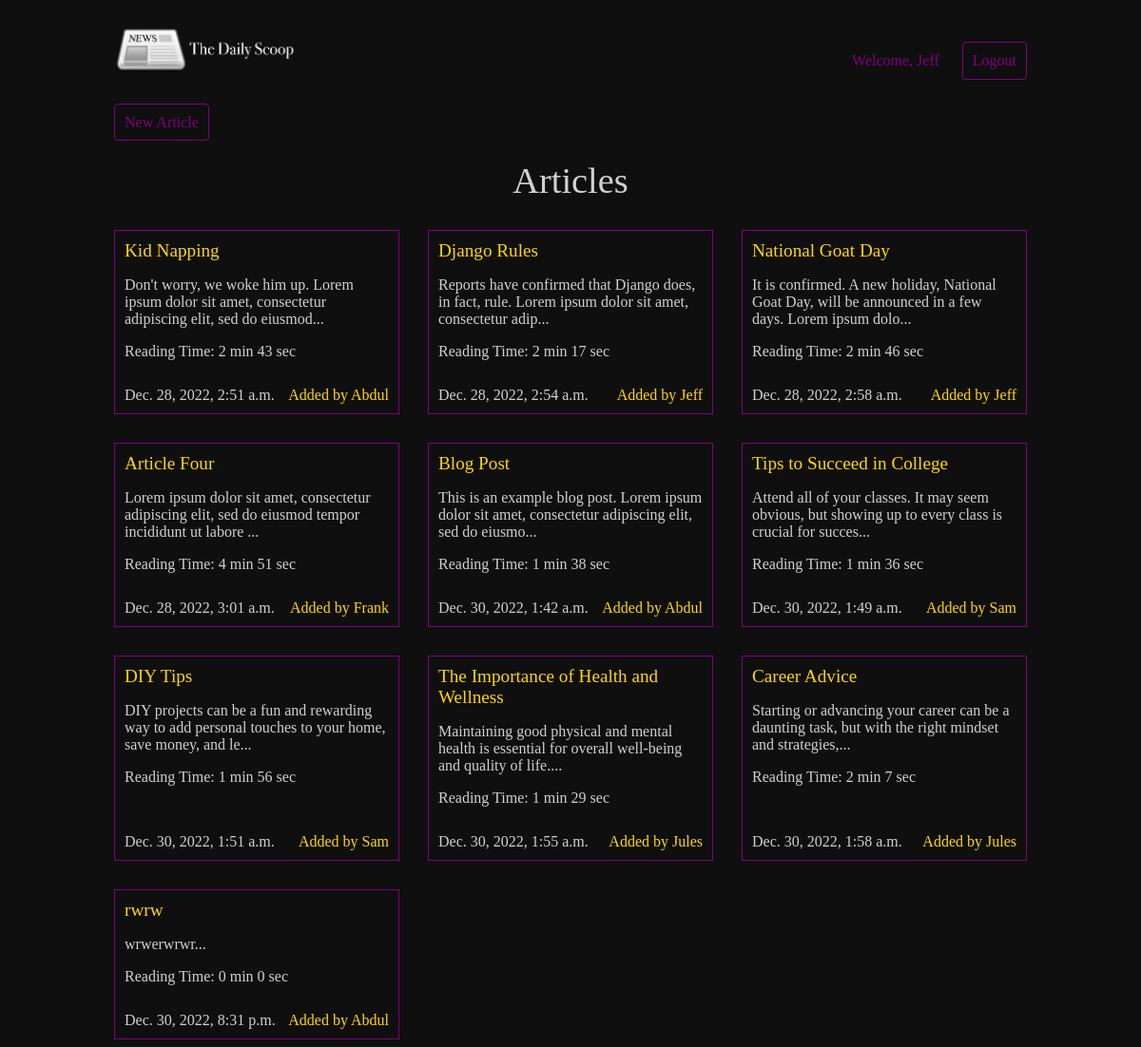
Screenshot of /articles/ (signed in) with the database file from the repository.
### articles/models.py (models this page shows, shortened)
class Article(models.Model):
  title = models.CharField(max_length=128)
  slug = models.SlugField(max_length=128)
  body = models.TextField()
  date = models.DateTimeField(auto_now_add=True)
  thumbnail = models.ImageField(default='default.png', blank=True)
  author = models.ForeignKey(User, default=None, on_delete=models.SET_DEFAULT)
  wordCount = models.IntegerField(default=0)
  def snippet(self):
    return self.body[:100] + "..."
  def readingTime(self):
    time = int(self.wordCount / 238 * 60)
    minutes = time // 60
    seconds = time % 60
    return f"{minutes} min {seconds} sec"

### articles/views.py (the view)
# urls.py: path('', views.article_list, name='list'), #home page of the articles app
def article_list(req):
  articles = Article.objects.all().order_by('date')
  return render(req, 'articles/article_list.html', {'articles': articles})

### articles/templates/articles/article_list.html
{% extends 'base.html' %}
{% block content %}
<div><a href="{% url 'articles:create' %}" class="highlight">New Article</a></div>
<h1>Articles</h1>
<div class="articles">
  {% for article in articles %}
  <div class="article">
    <h2><a class="title" href="{% url 'articles:detail' slug=article.slug%}">{{ article.title }}</a></h2>
    <p>{{ article.snippet }}</p>
    <p class="date">{{ article.date }}</p>
    <p class="time">Reading Time: {{ article.readingTime }}</p>
    <p class="author">Added by {{ article.author.username }}</p>
  </div>
  {% endfor %}
</div>
{% endblock %}

### templates/base.html (shortened to what this page needs)
{% load static %}
<!DOCTYPE html>
<html>
  <head>
    <link rel="stylesheet" href="{% static 'style.css' %}">
  </head>
  <body>
    <header class="wrapper">
      <h1><a href="{% url 'home' %}"><img src="{% static 'logo.png' %}" style="width: 40%;"></a></h1>
      <nav>
        <ul>
          {% if user.is_authenticated %}
          <li><span>Welcome, {{ user.username }}</span></li>
          <li>
            <form class="logout-link" action="{% url 'accounts:logout' %}" method="post">
              <button type="submit">Logout</button>
            </form>
          </li>
          {% else %}
            <li><a href="{% url 'accounts:login' %}">Login</a></li>
            <li><a href="{% url 'accounts:signup' %}">Sign Up</a></li>
          {% endif %}
        </ul>
      </nav>
    </header>
    <div class="wrapper">
      {% block content %}
      {% endblock %}
    </div>
  </body>
</html>

### assets/style.css (style rules this page uses)
body { background-color: #0f0f0f; background-repeat: no-repeat; color: rgb(208, 208, 208); }
body * { font-family: Ubuntu; }
h1, h2, h3, h4, h5 { font-weight: normal; margin: 0; }
a, a:visited { color: purple; text-decoration: none; }
a.title { color:gold; }
.wrapper { max-width: 960px; margin: 0 auto; }
div.wrapper h1 { text-align: center; margin: 30px auto; font-size: 2.4em; }
header { display: grid; grid-template-columns: 1fr 1fr; padding: 20px 0; }
nav { justify-self: end; color: purple; }
nav li { display: inline-block; margin-left: 20px }
nav button { background: none; color: purple; cursor: pointer; font-size: 1em; border: 1px solid purple; padding: 10px; border-radius: 4px; }
.articles { display: grid; grid-template-columns: 1fr 1fr 1fr; grid-gap: 30px; }
.article { padding: 10px; border: 1px solid purple; position: relative; padding-bottom: 40px; }
.article h2 { font-size: 1.2em; color: gold }
.article .date { padding: 10px; position: absolute; left: 0; bottom: 0; margin: 0; }
.article .author { padding: 10px; position: absolute; right: 0; bottom: 0; margin: 0; color: gold; }
a.highlight { border: 1px solid; padding: 10px; border-radius: 4px; }

### rows the page displays
Article: title "Kid Napping", snippet "Don't worry, we woke him up. Lorem ipsum dolor sit amet, consectetur adipiscing elit, sed do eiusmod...", date "Dec. 28, 2022, 2:51 a.m.", readingTime "2 min 43 sec", author.username "Abdul"
Article: title "Django Rules", snippet "Reports have confirmed that Django does, in fact, rule. Lorem ipsum dolor sit amet, consectetur adip...", date "Dec. 28, 2022, 2:54 a.m.", readingTime "2 min 17 sec", author.username "Jeff"
Article: title "National Goat Day", snippet "It is confirmed. A new holiday, National Goat Day, will be announced in a few days. Lorem ipsum dolo...", date "Dec. 28, 2022, 2:58 a.m.", readingTime "2 min 46 sec", author.username "Jeff"
Article: title "Article Four", snippet "Lorem ipsum dolor sit amet, consectetur adipiscing elit, sed do eiusmod tempor incididunt ut labore ...", date "Dec. 28, 2022, 3:01 a.m.", readingTime "4 min 51 sec", author.username "Frank"
Article: title "Blog Post", snippet "This is an example blog post. Lorem ipsum dolor sit amet, consectetur adipiscing elit, sed do eiusmo...", date "Dec. 30, 2022, 1:42 a.m.", readingTime "1 min 38 sec", author.username "Abdul"
Article: title "Tips to Succeed in College", snippet "Attend all of your classes. It may seem obvious, but showing up to every class is crucial for succes...", date "Dec. 30, 2022, 1:49 a.m.", readingTime "1 min 36 sec", author.username "Sam"
Article: title "DIY Tips", snippet "DIY projects can be a fun and rewarding way to add personal touches to your home, save money, and le...", date "Dec. 30, 2022, 1:51 a.m.", readingTime "1 min 56 sec", author.username "Sam"
Article: title "The Importance of Health and Wellness", snippet "Maintaining good physical and mental health is essential for overall well-being and quality of life....", date "Dec. 30, 2022, 1:55 a.m.", readingTime "1 min 29 sec", author.username "Jules"
Article: title "Career Advice", snippet "Starting or advancing your career can be a daunting task, but with the right mindset and strategies,...", date "Dec. 30, 2022, 1:58 a.m.", readingTime "2 min 7 sec", author.username "Jules"
Article: title "rwrw", snippet "wrwerwrwr...", date "Dec. 30, 2022, 8:31 p.m.", readingTime "0 min 0 sec", author.username "Abdul"

### other values shown
{{ user.username }} "Jeff"
